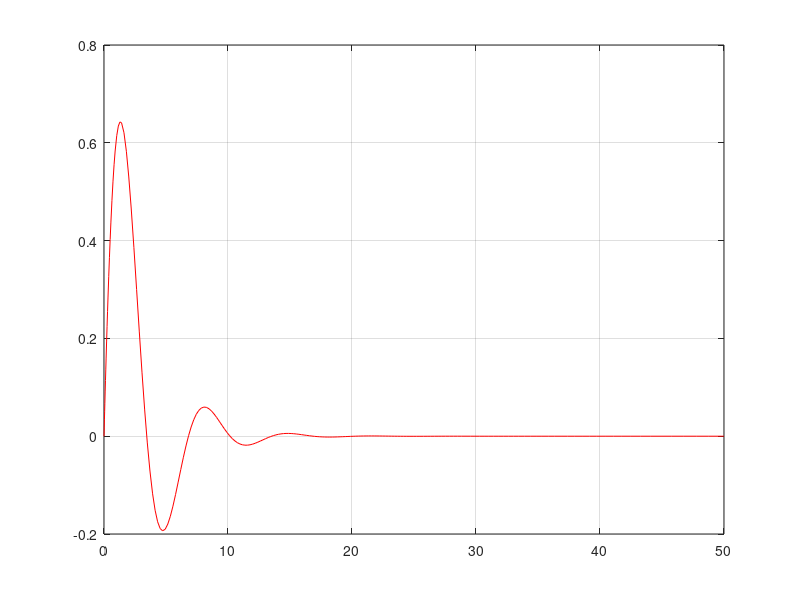
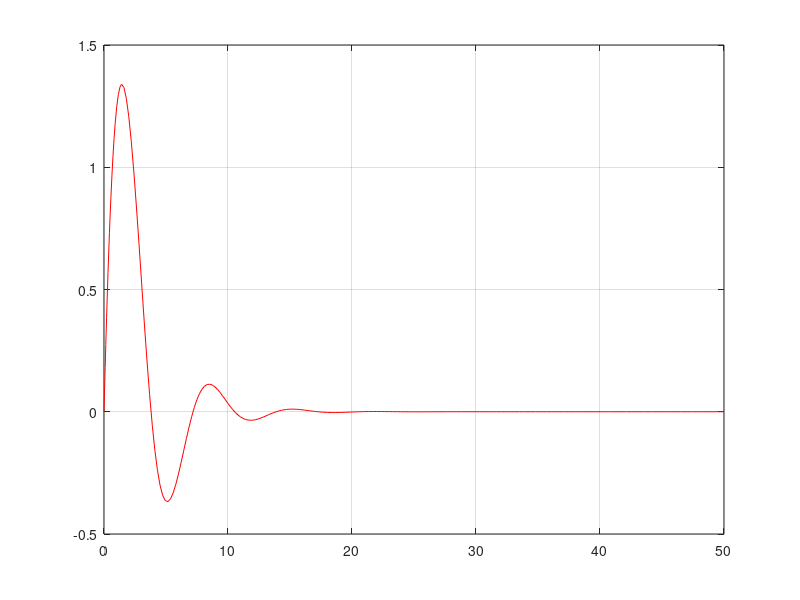
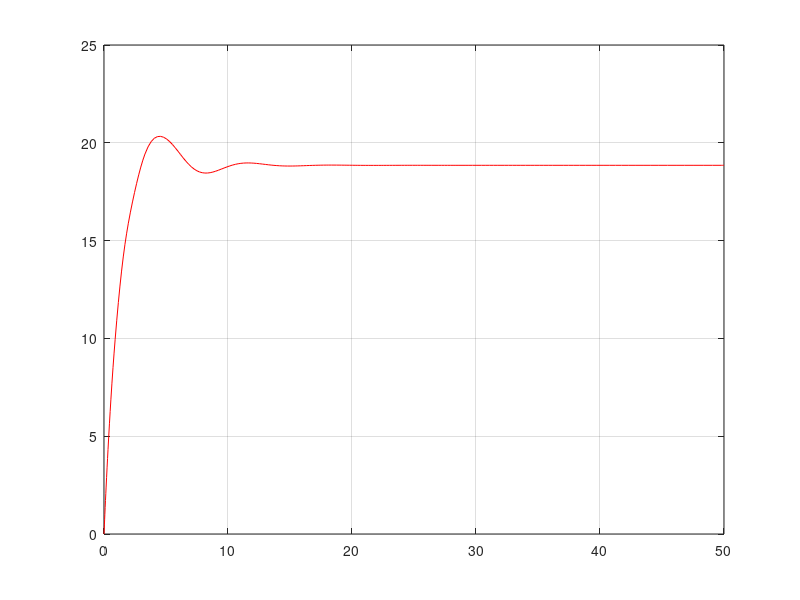
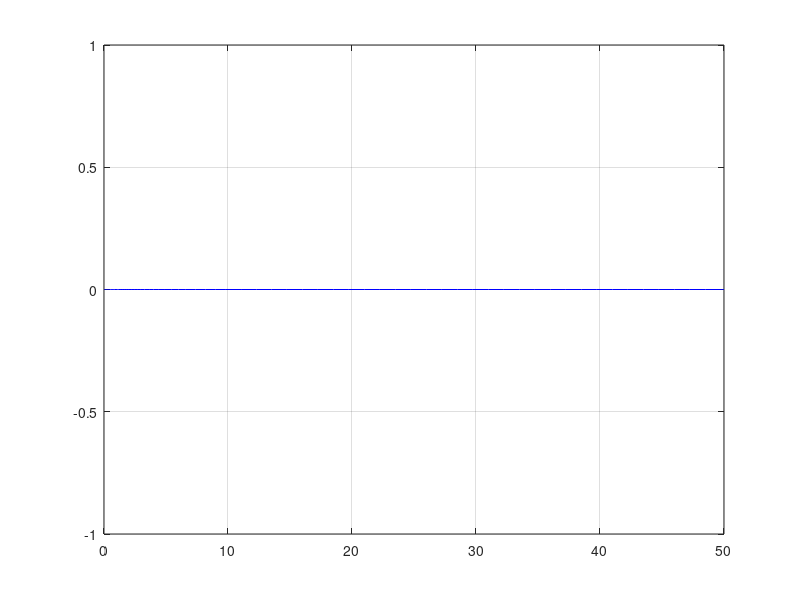

These charts were generated, in order, by the following MATLAB code:
% pendulum with friction

clear;
clc;
v = 0.7;
f = @(x,y) [y(2), -v*y(2) - sin(y(1))]';
x_lim = [0, 50];

[T,X] = ode45(f, x_lim, [0, 1]);
figure(1)
plot(T, X(:,1), 'r'), grid on

[T,X] = ode45(f, x_lim, [0, 2]);
figure(2)
plot(T, X(:,1), 'r'), grid on

[T,X] = ode45(f, x_lim, [0, 15]);
figure(3)
plot(T, X(:,1), 'r'), grid on


[T,X] = ode45(f, x_lim, [0, 0]);
figure(4)
plot(T, X(:,1), 'b'), grid on

[T,X] = ode45(f, x_lim, [pi/2, 0]);
figure(5)
plot(T, X(:,1), 'b'), grid on

[T,X] = ode45(f, x_lim, [pi, 0]);
figure(6)
plot(T, X(:,1), 'b'), grid on
